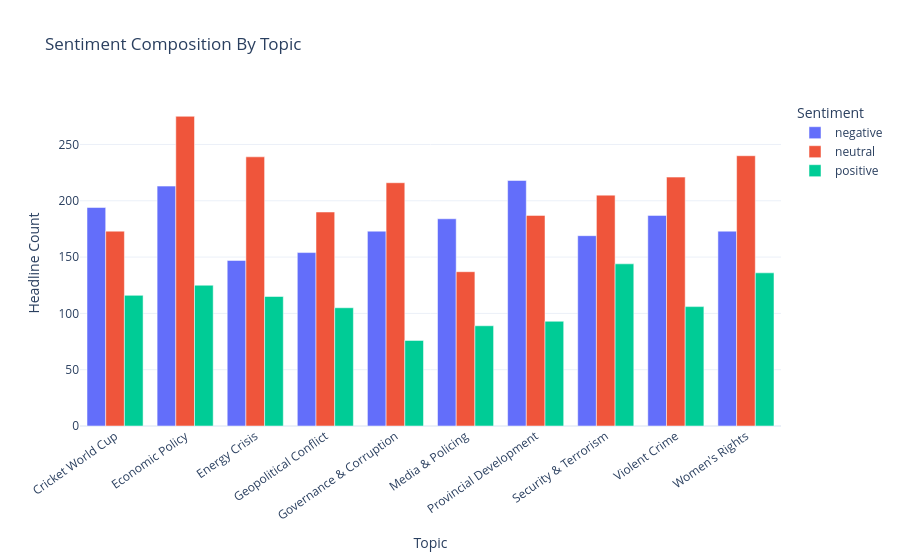

Notebook source saved alongside this figure:
### Code cell
topic_sentiment = (
    df.groupby(['topic_name', 'sentiment_label'], as_index=False)
      .size()
      .rename(columns={'size': 'count'})
)

fig = px.bar(
    topic_sentiment,
    x='topic_name',
    y='count',
    color='sentiment_label',
    barmode='group',
    title='Sentiment Composition By Topic',
    labels={'topic_name': 'Topic', 'count': 'Headline Count', 'sentiment_label': 'Sentiment'}
)
fig.update_layout(template='plotly_white', xaxis_tickangle=-35)
fig.show()

### Figure 1 — Plotly figure (JSON) as saved in the notebook; plotly's stock layout.template omitted (floating-point values rounded to 4 significant figures)
{"data": [{"alignmentgroup": "True", "hovertemplate": "Sentiment=negative<br>Topic=%{x}<br>Headline Count=%{y}<extra></extra>", "legendgroup": "negative", "marker": {"color": "#636efa", "pattern": {"shape": ""}}, "name": "negative", "offsetgroup": "negative", "orientation": "v", "showlegend": true, "textposition": "auto", "type": "bar", "x": ["Cricket World Cup", "Economic Policy", "Energy Crisis", "Geopolitical Conflict", "Governance & Corruption", "Media & Policing", "Provincial Development", "Security & Terrorism", "Violent Crime", "Women's Rights"], "xaxis": "x", "y": [194, 213, 147, 154, 173, 184, 218, 169, 187, 173], "yaxis": "y"}, {"alignmentgroup": "True", "hovertemplate": "Sentiment=neutral<br>Topic=%{x}<br>Headline Count=%{y}<extra></extra>", "legendgroup": "neutral", "marker": {"color": "#EF553B", "pattern": {"shape": ""}}, "name": "neutral", "offsetgroup": "neutral", "orientation": "v", "showlegend": true, "textposition": "auto", "type": "bar", "x": ["Cricket World Cup", "Economic Policy", "Energy Crisis", "Geopolitical Conflict", "Governance & Corruption", "Media & Policing", "Provincial Development", "Security & Terrorism", "Violent Crime", "Women's Rights"], "xaxis": "x", "y": [173, 275, 239, 190, 216, 137, 187, 205, 221, 240], "yaxis": "y"}, {"alignmentgroup": "True", "hovertemplate": "Sentiment=positive<br>Topic=%{x}<br>Headline Count=%{y}<extra></extra>", "legendgroup": "positive", "marker": {"color": "#00cc96", "pattern": {"shape": ""}}, "name": "positive", "offsetgroup": "positive", "orientation": "v", "showlegend": true, "textposition": "auto", "type": "bar", "x": ["Cricket World Cup", "Economic Policy", "Energy Crisis", "Geopolitical Conflict", "Governance & Corruption", "Media & Policing", "Provincial Development", "Security & Terrorism", "Violent Crime", "Women's Rights"], "xaxis": "x", "y": [116, 125, 115, 105, 76, 89, 93, 144, 106, 136], "yaxis": "y"}], "layout": {"barmode": "group", "legend": {"title": {"text": "Sentiment"}, "tracegroupgap": 0}, "title": {"text": "Sentiment Composition By Topic"}, "xaxis": {"anchor": "y", "domain": [0, 1], "tickangle": -35, "title": {"text": "Topic"}}, "yaxis": {"anchor": "x", "domain": [0, 1], "title": {"text": "Headline Count"}}}}
